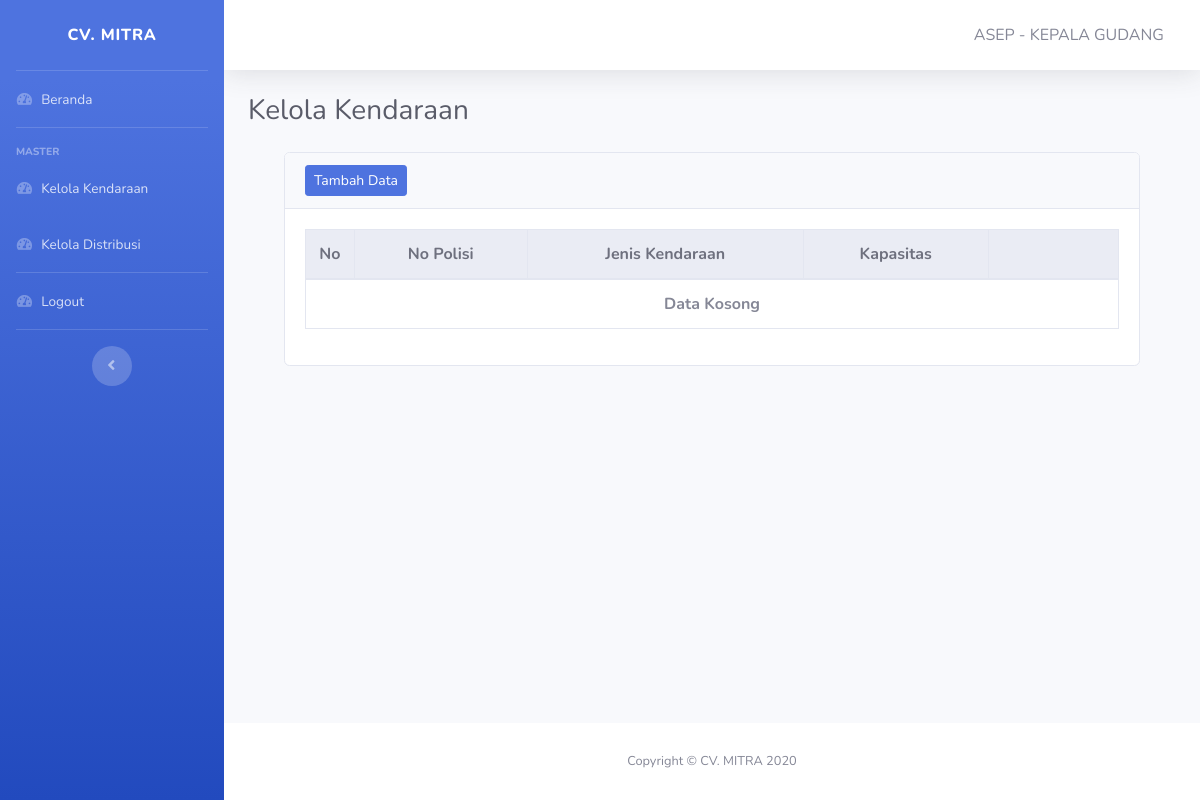
/pages/distribusi/kelola-kendaraan.php (signed in), run on an earlier commit of the app's database.
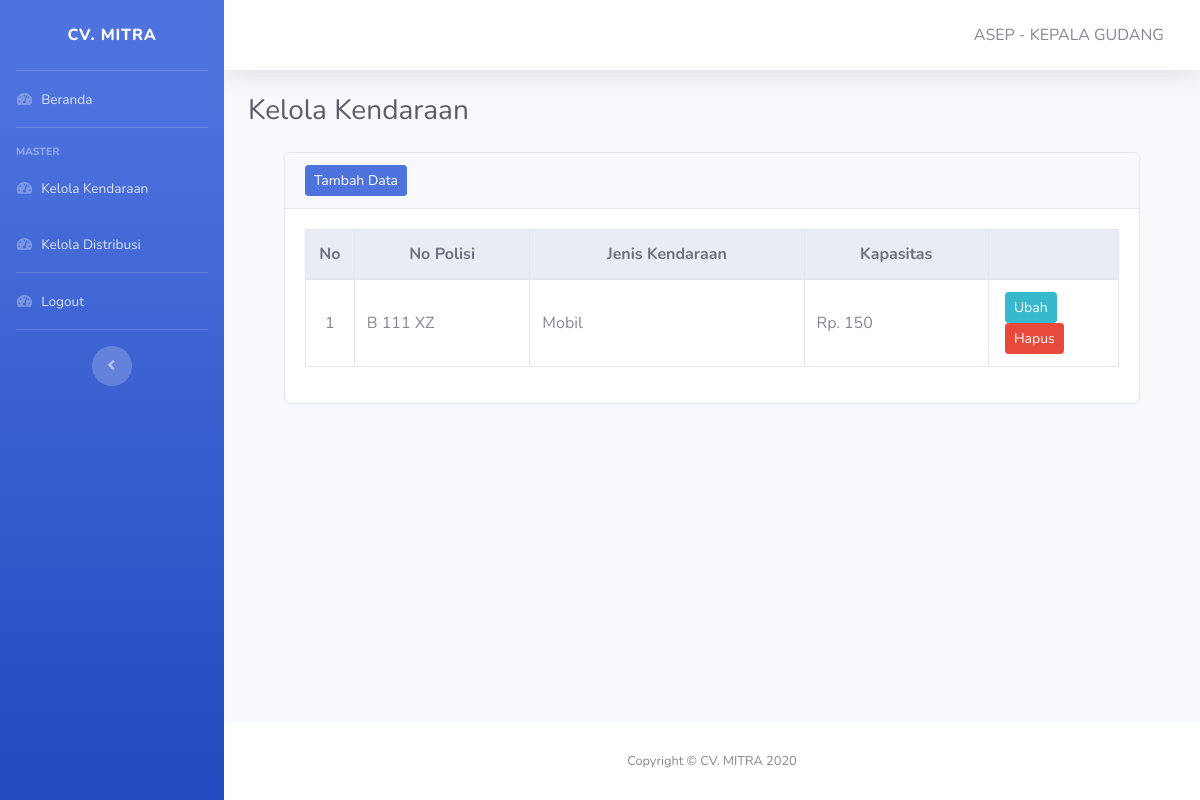
And on a later commit of the database.
### tables this page shows
CREATE TABLE IF NOT EXISTS `kendaraan` (
  `no_polisi` varchar(15) NOT NULL,
  `jenis` varchar(10) NOT NULL,
  `kapasitas` varchar(10) NOT NULL,
  PRIMARY KEY (`no_polisi`)
);

### pages/distribusi/kelola-kendaraan.php (the view, shortened to what this page needs)
<!DOCTYPE html>
<html lang="en">
<head>
    <?php include '../../layout/header.php' ?>
</head>
<body id="page-top">
    <div id="wrapper">
        <?php include '../../layout/sidebar-distribusi.php' ?>
        <div id="content-wrapper" class="d-flex flex-column">
            <div id="content">
                <?php include '../../layout/topbar.php' ?>
                <div class="container-fluid">
                    <div class="d-sm-flex align-items-center justify-content-between mb-4">
                        <h1 class="h3 mb-0 text-gray-800">Kelola Kendaraan</h1>
                    </div>
                    <div class="container row-12">
                        <div class="col">
                            <div class="card mb-5">
                                <div class="card-header">
                                    <div class="nav-item">
                                        <a href="tambah-kendaraan.php" class="btn btn-sm btn-primary">Tambah Data</a>
                                    </div>
                                </div>
                                <div class="card-body">
                                    <table class="table table-responsive-lg table-hover table-bordered" id="Table">
                                        <thead class="thead-light text-center">
                                            <tr>
                                                <th width=6%>No</th>
                                                <th>No Polisi</th>
                                                <th>Jenis Kendaraan</th>
                                                <th>Kapasitas</th>
                                                <th width=16%></th>
                                            </tr>
                                        </thead>
                                        <tbody>
                                            <?php
                                            include "../../koneksi.php";
                                            $no = 1;
                                            $data = mysqli_query($koneksi, "SELECT * FROM kendaraan");
                                            if (mysqli_num_rows($data) == 0) {
                                                ?>
                                                <tr>
                                                    <td colspan="7" class="text-center font-weight-bold">Data Kosong</td>
                                                </tr>
                                                <?php
                                                } else {
                                                    while ($item = mysqli_fetch_array($data)) {
                                                        ?>
                                                    <tr>
                                                        <td class="text-center align-middle"><?php echo $no++; ?></td>
                                                        <td class="align-middle"><?php echo $item['no_polisi']; ?></td>
                                                        <td class="align-middle"><?php echo $item['jenis']; ?></td>
                                                        <td class="align-middle">Rp. <?php echo $item['kapasitas']; ?></td>
                                                        <td class="text-center">
                                                            <a href="ubah-kendaraan.php?id=<?php echo $item['no_polisi'] ?>" class="btn btn-info btn-sm mx-1 float-left">Ubah</a>
                                                            <form action="hapus-kendaraan.php?id=<?php echo $item['no_polisi'] ?>" method="post">
                                                                <button type="submit" class="btn btn-danger btn-sm mx-1 float-left">Hapus</button>
                                                            </form>
                                                        </td>
                                                    </tr>
                                            <?php
                                                }
                                            }
                                            ?>
                                        </tbody>
                                    </table>
                                </div>
                            </div>
                        </div>
                    </div>
                </div>
            </div>
            <?php include '../../layout/footer.php' ?>
        </div>
    </div>
</body>
</html>

What changed in the data, as far as the page shows it:
added kendaraan: no_polisi "B 111 XZ", jenis "Mobil", kapasitas "150"
Also different on the page:
text no longer shown: "Data Kosong"
